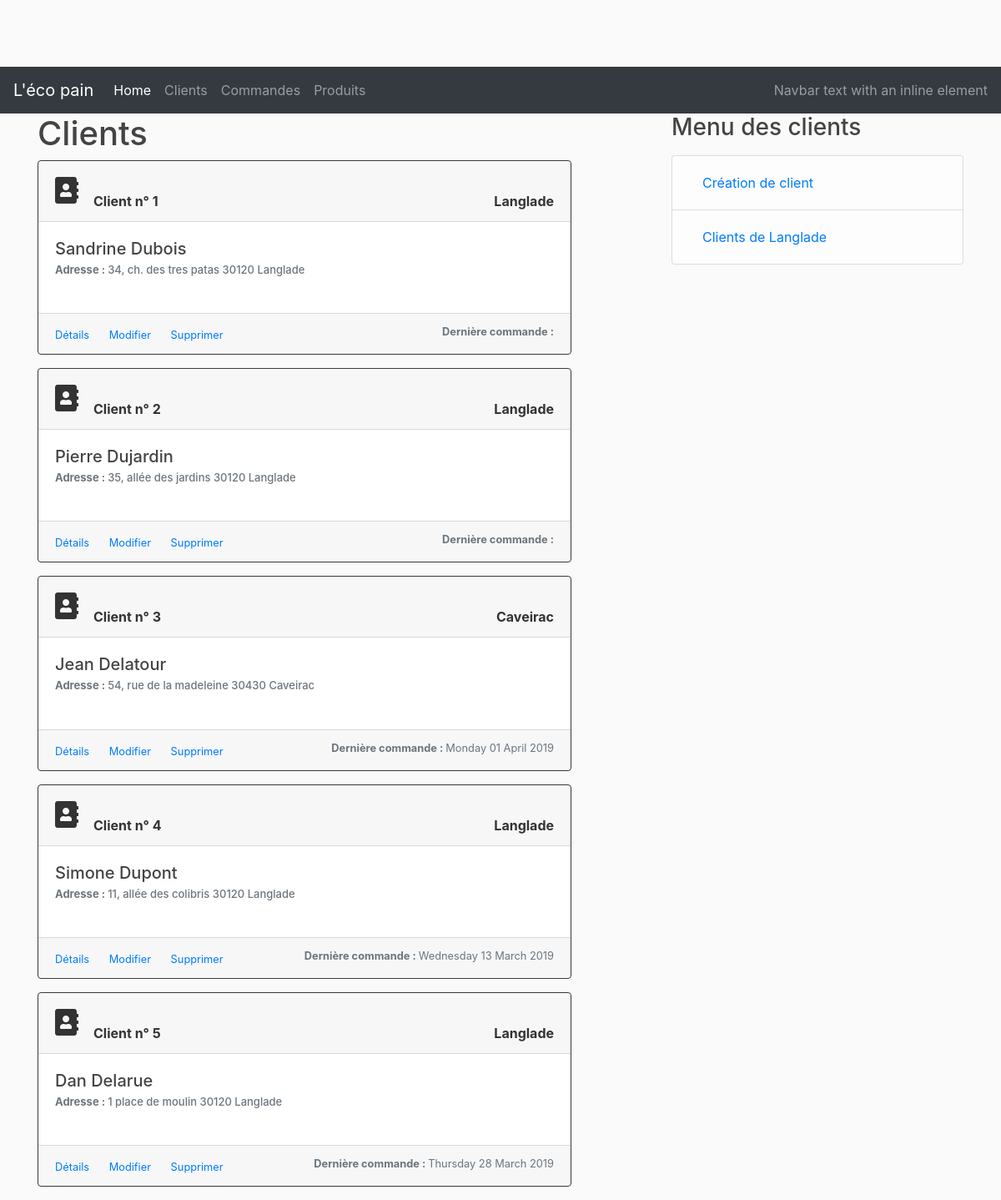
Page /customers on the committed database.
### lecopain/models.py (models this page shows, shortened)
class Customer(db.Model):
    __tablename__ = 'customers'
    id =  db.Column(db.Integer, primary_key=True)
    firstname = db.Column(db.String(50), nullable=False)
    lastname = db.Column(db.String(50), nullable=False)
    address = db.Column(db.String(200))
    cp = db.Column(db.String(20))
    city = db.Column(db.String(50))
    email = db.Column(db.String(200), nullable=False)
    created_at = db.Column(db.DateTime, nullable=False, default=datetime.utcnow)
    orders = db.relationship('Order', backref='owner', lazy=True)

class Order(db.Model):
    __tablename__ = 'orders'
    id = db.Column(db.Integer, primary_key=True)
    title = db.Column(db.String(50), nullable=False)
    order_dt = db.Column(db.DateTime)
    created_at = db.Column(db.DateTime, nullable=False, default=datetime.utcnow)
    customer_id = db.Column(db.Integer, db.ForeignKey('customers.id'), nullable=False)
    status = db.Column(db.String(20), nullable=False)

### lecopain/controllers/customer_controller.py (the view)
@customer_page.route("/customers", methods=['GET', 'POST'])
def customers():
    new_orders=[]
    customerManager = CustomerManager()
    customers = Customer.query.all()
    for customer in customers :
        new_orders.append(customerManager.get_last_order(customer))
    for order in new_orders :
        if order != None :
            print(str(order.order_dt))
    return render_template('/customers/customers.html', customers=customers, new_orders= new_orders, cpt=0)

### lecopain/services/customer_manager.py (called while the page is built)
    def get_last_order(self, customer) :
        newer_order = None
        for order in customer.orders :
            if(newer_order == None) :
                print("newer from null")
                newer_order = order
            elif (order.order_dt > newer_order.order_dt) :
                newer_order = order
                print("newer from other")
        return newer_order

### lecopain/templates/customers/customers.html (shortened to what this page needs)
{% extends "layout.html" %}
{% block content %}
<h1>Clients</h1>
    {% set count = O %}
    {% for customer in customers %}
    <div class="card border-dark mb-3" style="width: 40rem;">
        <div class="card-header">
                <span style="float: left; font-size: 2em;">
                    <i class="fas fa-address-book "> </i> &nbsp;
                </span>
                <br>
                <b>Client n° {{customer.id}}</b>
                <span style="float: right"><b>{{ customer.city }}</b></span>
        </div>
        <div class="card-body">
            <h5 class="card-title">
                {{customer.firstname}} {{customer.lastname}}
            </h5>
            <h6 class="card-subtitle mb-2 text-muted" style="font-size:13px;"><b>Adresse : </b>
                {{ customer.address }} {{ customer.cp }} {{ customer.city }}<br><br>
            </h6>
        </div>
        <div class="card-footer">
            <small class="text-muted">
                <a href="/customers/{{customer.id}}" class="card-link">Détails</a>
                <a href="/customers/{{customer.id}}/update" class="card-link">Modifier</a>
                <a href="/customers/{{customer.id}}/delete" class="card-link">Supprimer</a>
                <span style="float: right">
                        <b> Dernière commande : </b>
                        {% if new_orders[loop.index-1] is not none %}
                            {{ new_orders[loop.index-1].order_dt.strftime('%A %d %B %Y') }}
                        {% endif%}
                </span>
            </small>
        </div>
    </div>
    {% endfor %}
{% endblock %}
{% block right_menu %}
<div class="content-section">
    <h3>Menu des clients</h3>
    <p class='text-muted'>
        <ul class="list-group">
        <li class="list-group-item list-group-item-light">
            <a class="nav-link" href="/customers/new">Création de client</a></li>
        <li class="list-group-item list-group-item-light">
            <a class="nav-link" href="/customers/city/Langlade">Clients de Langlade</a></li>
        </ul>
    </p>
</div>
{% endblock %}

### lecopain/static/main.css (style rules this page uses)
body { background: #fafafa; color: #333333; margin-top: 5rem; }
h1, h2, h3, h4, h5, h6 { color:#444444; }

### rows in the picture
Customer: id "1", city "Langlade", firstname "Sandrine", lastname "Dubois", address "34, ch. des tres patas", cp "30120"
Customer: id "2", city "Langlade", firstname "Pierre", lastname "Dujardin", address "35, allée des jardins", cp "30120"
Customer: id "3", city "Caveirac", firstname "Jean", lastname "Delatour", address "54, rue de la madeleine", cp "30430"
Order: order_dt "Monday 01 April 2019"
Customer: id "4", city "Langlade", firstname "Simone", lastname "Dupont", address "11, allée des colibris", cp "30120"
Order: order_dt "Wednesday 13 March 2019"
Customer: id "5", city "Langlade", firstname "Dan", lastname "Delarue", address "1 place de moulin", cp "30120"
Order: order_dt "Thursday 28 March 2019"
